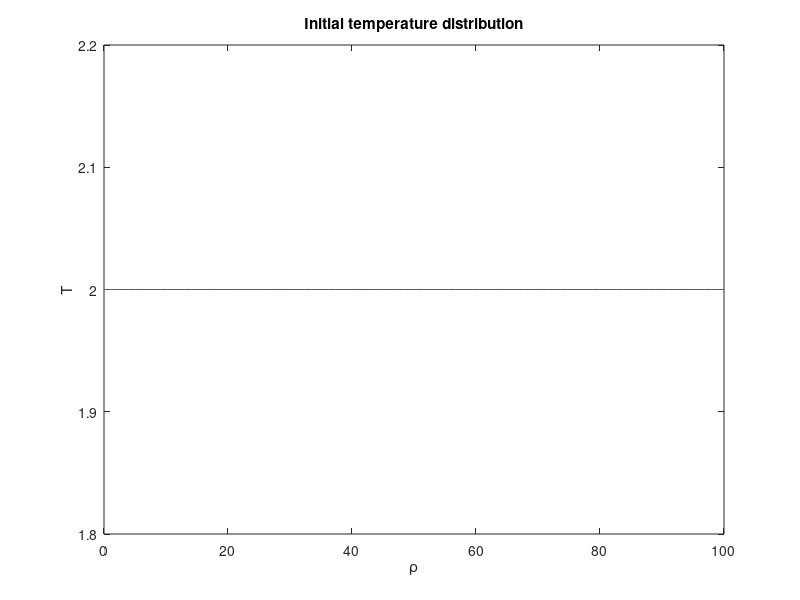

Write MATLAB code to recreate this figure. (Note: this script raises an error after producing the figure.)
clc; clear all; close all
L = 100; % length in spatial coordinates
rho_start = 0; rho_end = L;
t_start =0; t_end = 5; % length in time
a = 0;
C = 2; % constant temperature at the end of the bar
n = 99;  % spaces in length (grid points = n+1)
m = 1000.; % timestamps

t = linspace(t_start,t_end - t_end/m ,m);
rho = linspace(rho_start,rho_end, n+1)';
drho = rho(2) - rho(1);
dt = t(2) - t(1);
T0 = 0*sin(8*pi*rho) + C;
T0(end) = C;

% Pdep = 200*normpdf(0,-round(n/2)+1:round(n/2),50)';
% Ptot = 20; sigma = 8;  MW2keVs = .5;%6.24e21/2.1e19; % Factor to convert to keV   
% Pdep = MW2keVs*Ptot/(sigma*sqrt(pi))*exp(-(rho-L/2).^2/sigma.^2);
sigma = 10; mu = L/2; K = 10;
Pdep = K * 1/(sigma*sqrt(pi))*exp(-(1/2)*(rho-mu).^2/sigma.^2);
plot(Pdep)
u = sin(2*pi*7*t) + sin(2*pi*9*t) + 3; %.* (t<=0.25);
T0 = T0;
figure(1)
plot (rho,T0,'-')
title ('Initial temperature distribution')
xlabel ('\rho')
ylabel ('T')

options = optimoptions(@fsolve,'Display','iter','MaxIterations',300,'SpecifyObjectiveGradient',true,'CheckGradients',true,'FiniteDifferenceType','central','FiniteDifferenceStepSize',1e-5);
Told = T0;
T(:,1) = T0;

for i = 2:length(t)
    [Ti,F,exitflag,output,JAC] = fsolve(@nl_discretized,T0,options,Told,C,n,drho,dt,Pdep,u(i));
%     Ti = Ti + Pdep*u(i);
    Told = Ti;
    T0 = Ti;
    T(:,i) = Ti;
end

figure(2);
h = surf(t,rho,T)
set(h,'LineStyle','none')
  xlabel('t ')
  ylabel('\rho')
  zlabel('T(x,t)')